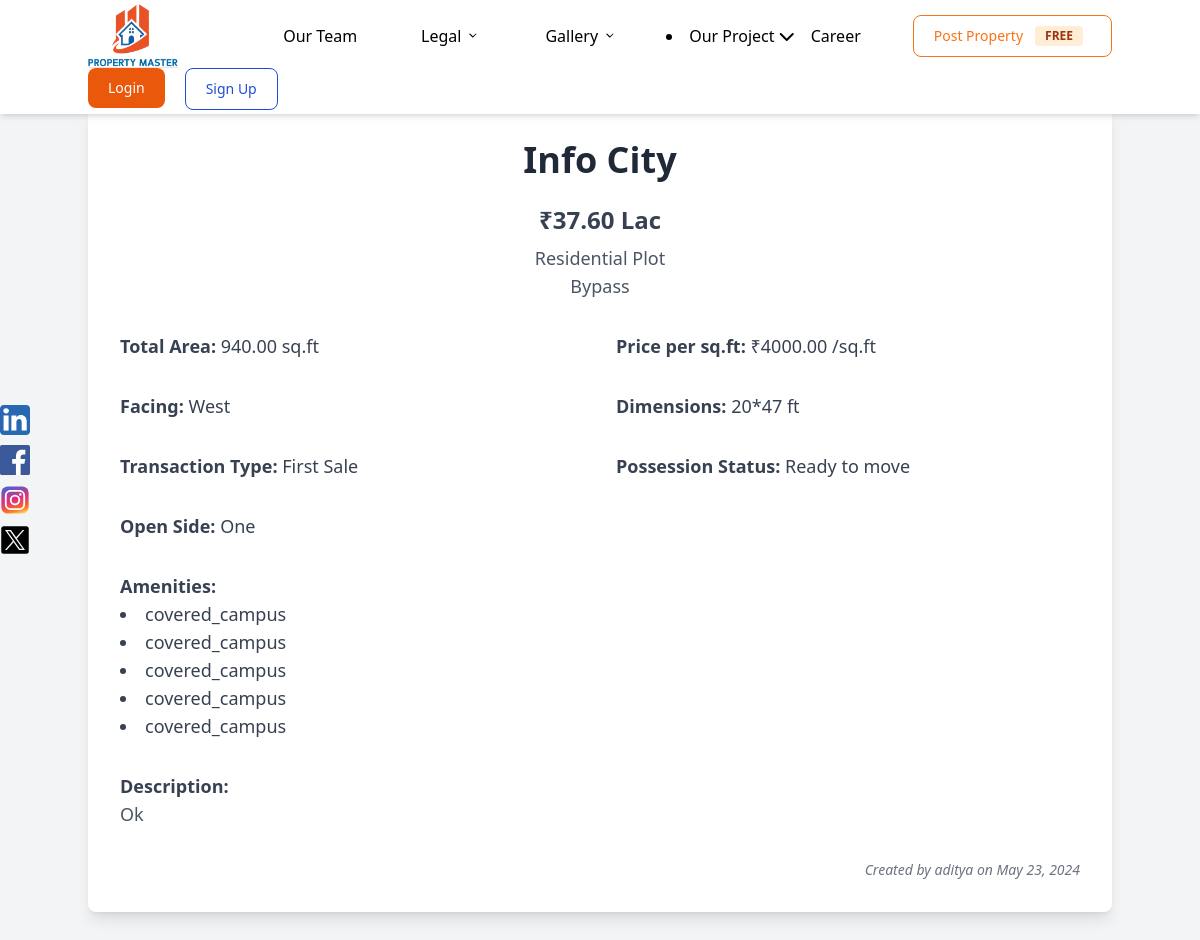
The app's page /listing/23/ with its own data.
### myapp/models.py (models this page shows, shortened)
class Listing(models.Model):
    LISTING_TYPES = [
        ('plot', 'Plot'),
        ('commercial', 'Commercial Space'),
        ('flat', 'Flat/Villa'),
    ]
    listing_type = models.CharField(max_length=20, choices=LISTING_TYPES)
    project_name = models.CharField(max_length=255)
    location = models.CharField(max_length=255)
    plot_type = models.CharField(max_length=255, null=True, blank=True)
    listing_address = models.CharField(max_length=255)
    width = models.DecimalField(max_digits=10, decimal_places=0, null=True, blank=True)
    length = models.DecimalField(max_digits=10, decimal_places=0, null=True, blank=True)
    total_area = models.DecimalField(max_digits=10, decimal_places=2, null=True, blank=True)
    facing = models.CharField(max_length=50, null=True, blank=True)
    open_side = models.CharField(max_length=50, null=True, blank=True)
    transaction_type = models.CharField(max_length=50)
    possession_status = models.CharField(max_length=50)
    expected_price = models.DecimalField(max_digits=20, decimal_places=2)
    price_per_sqft = models.DecimalField(max_digits=20, decimal_places=2)
    amenities = models.JSONField(null=True, blank=True)
    description = models.TextField(null=True, blank=True)
    created_by = models.ForeignKey(User, on_delete=models.CASCADE)
    created_at = models.DateTimeField(auto_now_add=True)
    super_buildup_area = models.DecimalField(max_digits=10, decimal_places=2, null=True, blank=True)
    floor_number = models.CharField(max_length=50, null=True, blank=True)
    furnished_status = models.CharField(max_length=50, null=True, blank=True)
    flat_size = models.CharField(max_length=50, null=True, blank=True)

### myapp/views.py (the view)
# urls.py: path('listing/<int:pk>/', views.listing_detail, name='listing_detail'),
def listing_detail(request, pk):
    listing = get_object_or_404(Listing, pk=pk)
    return render(request, 'listing_detail.html', {'listing': listing})

### myapp/templatetags/custom_filters.py (called while the page is built)
@register.filter
def format_price(value):
    try:
        value = float(value)
    except (ValueError, TypeError):
        return value
    if value >= 10000000:
        return f'{value / 10000000:.2f} Cr'
    elif value >= 100000:
        return f'{value / 100000:.2f} Lac'
    else:
        return f'{value:.2f}'

### templates/listing_detail.html (shortened to what this page needs)
{% load static %}
<!DOCTYPE html>
<html lang="en">
<head>
    {% load static %}
    <script src="https://cdn.tailwindcss.com"></script>
    <link rel="stylesheet" href="{% static '/styles.css' %}">
    <link rel="stylesheet" href="https://cdn.jsdelivr.net/npm/swiper/swiper-bundle.min.css">
</head>
<body>
    <div class="social-media-bar">
        <a href="https://in.linkedin.com/company/property-master-official" target="_blank"><img
                src="{% static 'images/linkedin.svg' %}" alt="linkedin"></a>
        <a href="https://www.facebook.com/PropertyMasterIndore/" target="_blank"><img
                src="{% static 'images/facebook.svg' %}" alt="facebook"></a>
        <a href="https://www.instagram.com/property_master_indore_/" target="_blank"><img
                src="{% static 'images/instagram.svg' %}" alt="instagram"></a>
        <a href="https://x.com/propertymaste19?lang=en" target="_blank"><img src="{% static 'images/twitter.svg' %}"
                alt="Twitter"></a>
    </div>
    <nav class="py-1 px-5 flex justify-between items-center shadow-md bg-white-800 w-full">
        <div class="container flex flex-wrap justify-between items-center mx-auto">
            <a href="{% url 'index' %}" class="flex items-center">
                <img src="{% static 'images/logo.webp' %}" class="mr-3 h-8 sm:h-16" alt="Logo">
            </a>
            <div class="hidden justify-between items-center w-full md:flex md:w-auto md:order-1" id="mobile-menu-2">
                <div class="relative group mr-8">
                    <button class="text-black py-2 px-4 rounded inline-flex items-center">
                        <a href="{% url 'our-team' %}">Our Team</a>
                    </button>
                </div>
                <div class="relative group mr-8">
                    <button class="text-black py-2 px-4 rounded inline-flex items-center">
                        <span class="mr-1">Legal</span>
                        <svg class="fill-current h-4 w-4 transform group-hover:-rotate-180
                        transition duration-150 ease-in-out" xmlns="http://www.w3.org/2000/svg" viewBox="0 0 20 20">
                            <path
                                d="M5.95 7.05a.5.5 0 01.7 0L10 10.3l3.35-3.25a.5.5 0 11.7.7l-4 4a.5.5 0 01-.7 0l-4-4a.5.5 0 010-.7z" />
                        </svg>
                    </button>
                </div>
                <div class="relative group mr-8">
                    <button class="text-black py-2 px-4 rounded inline-flex items-center">
                        <span class="mr-1">Gallery</span>
                        <svg class="fill-current h-4 w-4 transform group-hover:-rotate-180
                        transition duration-150 ease-in-out" xmlns="http://www.w3.org/2000/svg" viewBox="0 0 20 20">
                            <path
                                d="M5.95 7.05a.5.5 0 01.7 0L10 10.3l3.35-3.25a.5.5 0 11.7.7l-4 4a.5.5 0 01-.7 0l-4-4a.5.5 0 010-.7z" />
                        </svg>
                    </button>
                </div>
                <li class="html" class="lis">
                    <a href="#" class="html-link nested">
                        Our Project
                        <i class="fa-solid
                                  fa-chevron-down html-chevron">
                        </i>
                    </a>
                </li>
                <div class="relative group">
                    <button class="text-black py-2 px-4 rounded inline-flex items-center">
                        <a class="mr-1" href="{% url 'career' %}">Career</a>
                    </button>
                </div>
                <ul class="flex flex-col ml-8 mt-4 md:flex-row md:space-x-8 md:mt-0 md:text-sm md:font-medium">
                    <li>
                        <a href="{% url 'post_property' %}" type="button"
                            class="text-orange-500 bg-transparent border border-orange-500 hover:bg-orange-500 hover:text-white focus:ring-4 focus:ring-orange-300 font-medium rounded-lg text-sm px-5 py-2.5 text-center inline-flex items-center mr-3 md:mr-0">
                            Post Property <span
                                class="bg-orange-100 text-orange-800 text-xs font-semibold mr-2 px-2.5 py-0.5 rounded dark:bg-orange-200 dark:text-orange-900 ml-3">FREE</span></a>
                    </li>
                </ul>
            </div>
            <div class="flex md:order-2">
                {% if user.is_authenticated %}
                <div class="relative">
                    <button
                        class="text-blue-700 bg-transparent border border-blue-700 hover:bg-blue-700 hover:text-white focus:ring-4 focus:ring-blue-300 font-medium rounded-lg text-sm px-5 py-2.5 text-center mr-3 md:mr-0">
                        My Profile
                    </button>
                    <div class="absolute hidden text-gray-700 pt-5 group-hover:block bg-white shadow-lg rounded-lg">
                        <a href="" class="block px-4 py-2 text-sm text-gray-700 hover:bg-gray-100">Profile</a>
                        <a href="{% url 'logout' %}"
                            class="block px-4 py-2 text-sm text-gray-700 hover:bg-gray-100">Logout</a>
                    </div>
                </div>
                {% else %}
                <div class="relative group">
                    <a href="{% url 'login' %}"
                        class="text-white bg-orange-600 hover:bg-orange-800 focus:ring-4 focus:ring-blue-300 font-medium rounded-lg text-sm px-5 py-2.5 text-center mr-5 inline-block">
                        Login
                    </a>
                </div>
                <a href="{% url 'signup' %}"
                    class="text-blue-700 bg-transparent border border-blue-700 hover:bg-blue-700 hover:text-white focus:ring-4 focus:ring-blue-300 font-medium rounded-lg text-sm px-5 py-2.5 text-center mr-3 md:mr-0 inline-block">
                    Sign Up
                </a>
                {% endif %}
            </div>
        </div>
    </nav>
    {% load custom_filters %}
    <body class="bg-gray-100 mx-12">
        <div class="container mx-auto py-12">
            <div class="bg-white shadow-lg rounded-lg p-8">
                <h1 class="text-4xl font-bold mb-6 text-center text-gray-800">{{ listing.project_name }}</h1>
                <div class="mb-8 text-center">
                    <span class="block text-2xl font-semibold text-gray-700 mb-2">₹{{listing.expected_price|format_price }}</span>
                    <span class="block text-lg font-medium text-gray-600">{{ listing.plot_type }}</span>
                    <span class="block text-lg font-medium text-gray-600">{{ listing.location }}</span>
                </div>
                <div class="grid grid-cols-2 gap-8 text-lg text-gray-700">
                    {% if listing.listing_type == "flat" %}
                    <div><strong>Super Buildup Area:</strong> {{ listing.super_buildup_area }} sq.ft</div>
                    {% elif listing.listing_type == "plot" %}
                    <div><strong>Total Area:</strong> {{ listing.total_area }} sq.ft</div>
                    {% elif listing.listing_type == "commercial" %}
                    <div><strong>Super Buildup Area:</strong> {{ listing.super_buildup_area }} sq.ft</div>
                    {% endif %}
                    <div><strong>Price per sq.ft:</strong> ₹{{ listing.price_per_sqft }} /sq.ft</div>
                    {% if listing.listing_type == "plot" %}
                    <div><strong>Facing:</strong> {{ listing.facing }}</div>
                    <div><strong>Dimensions:</strong> {{ listing.width }}*{{ listing.length }} ft</div>
                    {% endif %}
                    <div><strong>Transaction Type:</strong> {{ listing.transaction_type }}</div>
                    <div><strong>Possession Status:</strong> {{ listing.possession_status }}</div>
                    <div><strong>Open Side:</strong> {{ listing.open_side }}</div>
                    <div class="col-span-2"><strong>Amenities:</strong>
                        <ul class="list-disc list-inside">
                            {% for amenity in listing.amenities %}
                            <li>{{ amenity }}</li>
                            {% endfor %}
                        </ul>
                    </div>
                    <div class="col-span-2"><strong>Description:</strong>
                        <p class="text-gray-600">{{ listing.description }}</p>
                    </div>
                    <div class="col-span-2 text-gray-500 text-sm text-right">
                        <em>Created by {{ listing.created_by.username }} on {{ listing.created_at|date:"F j, Y" }}</em>
                    </div>
                </div>
            </div>
        </div>
    </body>
</html>

### static/styles.css (style rules this page uses)
.social-media-bar { position: fixed; top: 50%; left: 0; transform: translateY(-50%); z-index: 1000; }
.social-media-bar a { display: block; margin: 10px 0; }
.social-media-bar img { display: block; width: 30px; height: auto; transition: transform 0.3s ease; }
body, html { margin: 0; padding: 0; box-sizing: border-box; }
.bg-white { background-color: #ffffff; }
.bg-gray-100 { background-color: #f7fafc; }
.text-gray-600 { color: #4a5568; }
.text-gray-500 { color: #6b7280; }
.font-semibold { font-weight: 600; }
.group { position: relative; }
nav { position: fixed; top: 0; left: 0; width: 100%; background-color: #ffffff; z-index: 1000; box-shadow: 0 2px 4px rgba(0,0,0,0.1); }
body { padding-top: 60px; margin: 0; background: #fff; }

### templates/listing_detail.html (style rules this page uses)
i { transition: transform 0.5s ease; }
.home, .html, .angular, .js, .about-us, .contact { padding: 1rem 0; }
.html, .js, .html-js-link { position: relative; }

### records on screen
Listing: project_name "Info City", expected_price "37.60 Lac", plot_type "Residential Plot", location "Bypass", total_area "940.00", price_per_sqft "4000.00", facing "West", width "20", length "47", transaction_type "First Sale", possession_status "Ready to move", open_side "One", description "Ok", created_by.username "aditya", created_at "May 23, 2024"

### other values on screen
{{ amenity }} "covered_campus" "covered_campus" "covered_campus" "covered_campus" "covered_campus"
